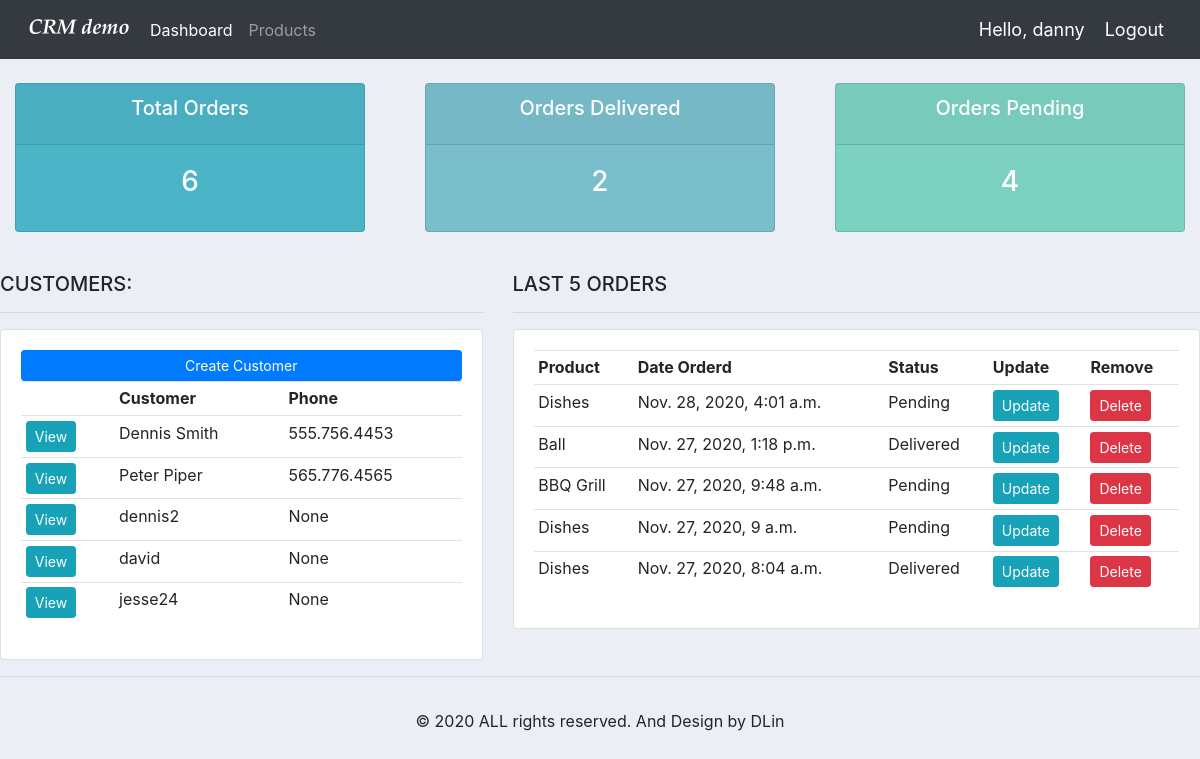
Page / (signed in) on the earlier database version.
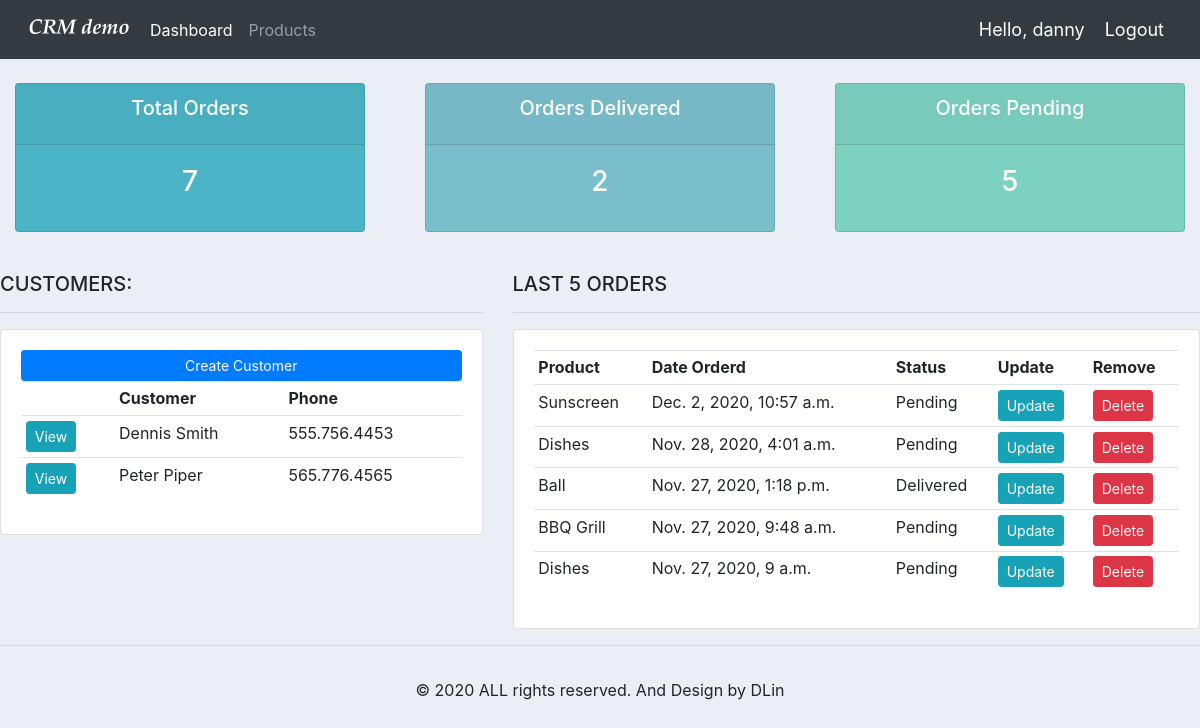
Same page on the later database version.
### accounts/models.py (models this page shows, shortened)
class Customer(models.Model):
	user = models.OneToOneField(User, null=True, blank=True, on_delete=models.CASCADE)
	name = models.CharField(max_length=200, null=True)
	phone = models.CharField(max_length=200, null=True)
	email = models.CharField(max_length=200, null=True)
	profile_pic = models.ImageField(default="profile1.png", null=True, blank=True)
	date_created = models.DateTimeField(auto_now_add=True, null=True)

class Order(models.Model):
	STATUS = (
		('Pending', 'Pending'),
		('Out for delivery', 'Out for delivery'),
		('Delivered', 'Delivered'),
		)
	customer = models.ForeignKey(Customer, null=True, on_delete= models.SET_NULL)
	product = models.ForeignKey(Product, null=True, on_delete= models.SET_NULL)
	date_created = models.DateTimeField(auto_now_add=True, null=True)
	status = models.CharField(max_length=200, null=True, choices=STATUS)
	note = models.CharField(max_length=1000, null=True)

class Product(models.Model):
	CATEGORY = (
		('Indoor', 'Indoor'),
		('Out Door', 'Out Door'),
		)
	name = models.CharField(max_length=200, null=True)
	price = models.FloatField(null=True)
	category = models.CharField(max_length=200, null=True, choices=CATEGORY)
	description = models.CharField(max_length=200, null=True, blank=True)
	date_created = models.DateTimeField(auto_now_add=True, null=True)
	tags = models.ManyToManyField(Tag)
	def __str__(self):
		return str(self.name)

### accounts/decorators.py (the view)
	def wrapper_func(request, *args, **kwargs):
		group = None
		if request.user.groups.exists():
			group = request.user.groups.all()[0].name
		if group == 'customer':
			return redirect('user-page')
		if group == 'admin':
			return view_func(request, *args, **kwargs)

### accounts/views.py (called while the page is built)
@login_required(login_url='login')
@admin_only
def home(request):
	customers = Customer.objects.all()
	total_customers = customers.count()
	orders = Order.objects.all()
	total_orders = orders.count()
	delivered = orders.filter(status='Delivered').count()
	pending = orders.filter(status='Pending').count()
	last_5_orders = Order.objects.filter(date_created__lte=timezone.now()).order_by('-date_created')[:5]
	context = {
			'orders': orders,
			'customers': customers,
			'total_customers': total_customers,
			'total_orders': total_orders,
			'delivered': delivered,
			'pending': pending,
			'last_5_orders': last_5_orders
			}
	return render(request, 'accounts/dashboard.html', context)

### accounts/templates/accounts/dashboard.html
{% extends 'accounts/main.html' %}
{% block content %}
{% include 'accounts/status.html' %}
<br>
<div class="row">
	<div class="col-md-5">
		<h5>CUSTOMERS:</h5>
		<hr>
		<div class="card card-body">
			<a class="btn btn-primary  btn-sm btn-block" href="">Create Customer</a>
			<table class="table table-sm">
				<tr>
					<th></th>
					<th>Customer</th>
					<th>Phone</th>
				</tr>
				{% for customer in customers %}
					<tr>
						<td><a class="btn btn-sm btn-info" href="{% url 'customer' customer.id %}">View</a></td>
						<td>{{ customer.name }}</td>
						<td>{{ customer.phone }}</td>
					</tr>
				{% endfor %}
			</table>
		</div>
	</div>
	<div class="col-md-7">
		<h5>LAST 5 ORDERS</h5>
		<hr>
		<div class="card card-body">
			<table class="table table-sm">
				<tr>
					<th>Product</th>
					<th>Date Orderd</th>
					<th>Status</th>
					<th>Update</th>
					<th>Remove</th>
				</tr>
				{% for order in last_5_orders %}
					<tr>
						<td>{{ order.product }}</td>
						<td>{{ order.date_created }}</td>
						<td>{{ order.status }}</td>
						<td><a class="btn btn-sm btn-info" href="{% url 'update_order' order.id %}">Update</a></td>
						<td><a class="btn btn-sm btn-danger" href="{% url 'delete_order' order.id %}">Delete</a></td>
					</tr>
				{% endfor %}
			</table>
		</div>
	</div>
</div>
{% endblock %}

Differences in the rows shown:
removed Customer: name "dennis2", phone "None"
removed Customer: name "david", phone "None"
removed Customer: name "jesse24", phone "None"
no longer on this page (row unchanged): Order: product "Dishes", date_created "Nov. 27, 2020, 8:04 a.m.", status "Delivered"
added Order: product "Sunscreen", date_created "Dec. 2, 2020, 10:57 a.m.", status "Pending"
Other differences:
{{ total_orders }}: "6" → "7"
{{ pending }}: "4" → "5"
